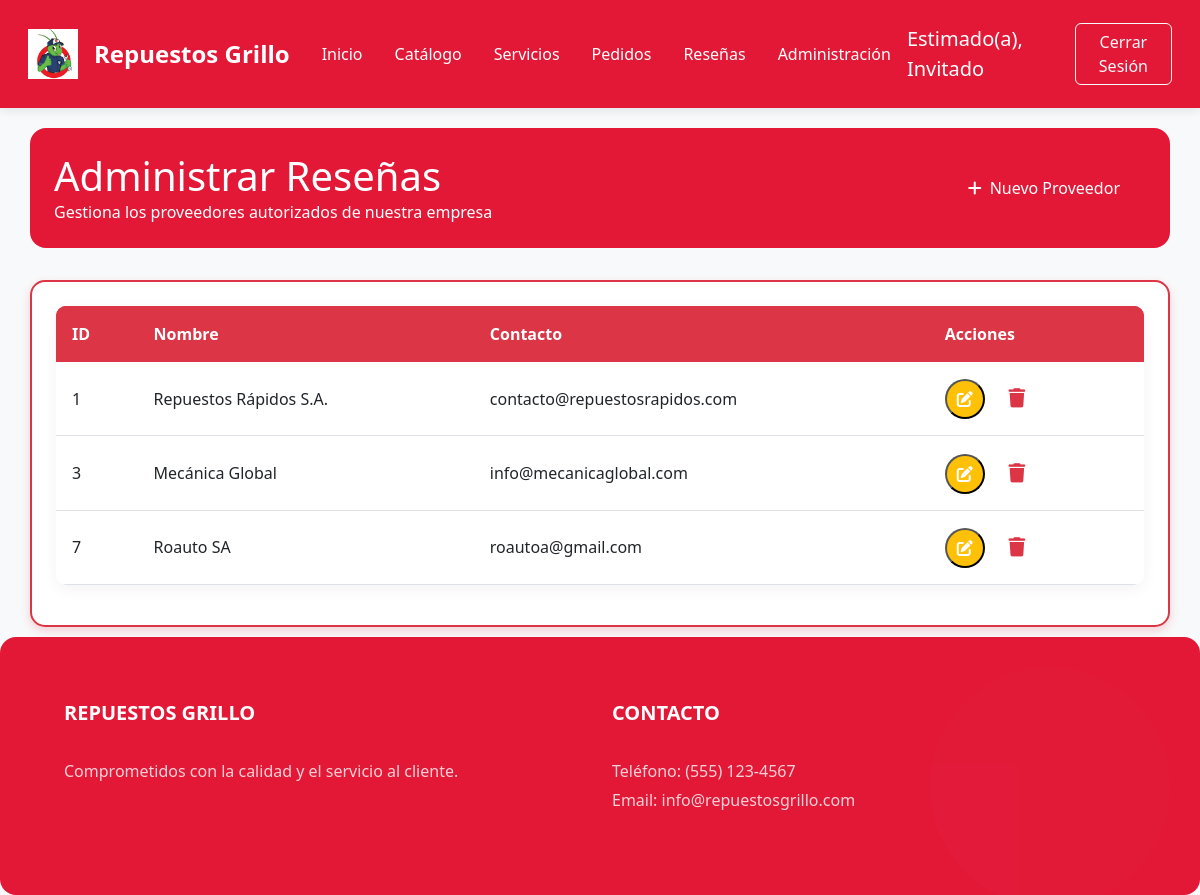
The page /View/Proveedores/AdministrarProveedores.php (signed in) on the database its author committed.
### tables this page shows
CREATE TABLE `tbl_proveedores` (
  `IdProveedor` int(11) NOT NULL AUTO_INCREMENT,
  `Nombre` varchar(45) NOT NULL,
  `Contacto` varchar(45) NOT NULL,
  PRIMARY KEY (`IdProveedor`)
);

### Model/ProveedoresModel.php (called while the page is built, shortened)
<?php
function ConsultarProveedores()
{
    try {
        $context = AbrirBaseDatos();
        $sentencia = "CALL SP_ConsultarProveedores()";
        $resultado = $context->query($sentencia);
        return $resultado;
    } catch (Exception $error) {
        return null;
    }
}
?>

### View/Proveedores/AdministrarProveedores.php (the view, shortened to what this page needs)
<?php
    include_once $_SERVER["DOCUMENT_ROOT"] . "/ProyectoAmbienteWeb/Model/ProveedoresModel.php";
    include_once $_SERVER["DOCUMENT_ROOT"] . "/ProyectoAmbienteWeb/View/layoutInterno.php";
?>
<!DOCTYPE html>
<html lang="es">
<body>
    <div class="container content">
        <div class="admin-header">
            <div class="row align-items-center">
                <div class="col-md-8">
                    <h1 class="mb-0">Administrar Reseñas</h1>
                    <p class="mb-0">Gestiona los proveedores autorizados de nuestra empresa</p>
                </div>
                <div class="col-md-4 text-md-end mt-3 mt-md-0">
                    <button type="button" class="btn btn-custom" onclick="window.location.href='CrearProveedores.php';">
                        <i class="fas fa-plus me-2"></i>Nuevo Proveedor
                    </button>
                </div>
            </div>
        </div>
        <div class="card card-custom">
            <div class="card-body">
                <div class="table-container">
                    <table class="table table-custom table-hover">
                        <thead>
                            <tr>
                                <th>ID</th>
                                <th>Nombre</th>
                                <th>Contacto</th>
                                <th>Acciones</th>
                            </tr>
                        </thead>
                        <tbody>
                            <?php
        $proveedores = ConsultarProveedores();
        if ($proveedores && $proveedores->num_rows > 0) {
            while ($row = $proveedores->fetch_assoc()) {
                echo "<tr>";
                echo "<td>" . $row['IdProveedor'] . "</td>";
                echo "<td>" . $row['Nombre'] . "</td>";
                echo "<td>" . $row['Contacto'] . "</td>";
                echo "<td>
                        <form action='EditarProveedor.php' method='GET' style='display:inline;'>
                            <input type='hidden' name='idProveedor' value='" . $row['IdProveedor'] . "'>
                            <button type='submit' class='action-btn edit-btn'>
                                <i class='fas fa-edit'></i>
                            </button>
                        </form>
                        <form action='' method='POST' style='display:inline;'>
                            <input type='hidden' name='idProveedor' value='" . $row['IdProveedor'] . "'>
                            <button type='submit' class='action-btn delete-btn' name='btnEliminar' onclick='return confirm(\"¿Estás seguro de que quieres eliminar este producto?\");'>
                                <i class='fas fa-trash'></i>
                            </button>
                        </form>
                      </td>";
                echo "</tr>";
            }
        } else {
            echo "<tr><td colspan='7' class='text-center'>No hay Productos registrados</td></tr>";
        }
    ?>
                        </tbody>
                    </table>
                </div>
            </div>
        </div>
    </div>

### View/Styles/estilos.css (style rules this page uses)
:root { --primary-color: #e31837; --secondary-color: #1a1a1a; --accent-color: #f8d7da; --text-light: #ffffff; --text-dark: #333333; --gray-light: #f8f9fa; --transition: all 0.3s ease; }
* { margin: 0; padding: 0; box-sizing: border-box; }
body { display: flex; flex-direction: column; min-height: 100vh; background-color: var(--gray-light); font-family: 'Segoe UI', Tahoma, Geneva, Verdana, sans-serif; }
.content { flex: 1 0 auto; padding: 3rem 0; }
.card-custom { border-radius: 1rem; box-shadow: 0 4px 15px rgba(0,0,0,0.05); transition: var(--transition); border: none; overflow: hidden; }
.card-custom .card-body { padding: 1.5rem; }
.btn-custom { background: var(--primary-color); color: var(--text-light); padding: 0.7rem 1.5rem; border-radius: 2rem; font-weight: 500; transition: var(--transition); border: 2px solid var(--primary-color); }
.card-custom { animation: fadeIn 0.5s ease-out; }

### View/Styles/productos.css (style rules this page uses)
.admin-header { background: var(--primary-color); color: var(--text-light); padding: 1.5rem; border-radius: 1rem; margin-bottom: 2rem; }
.table-custom { background: white; border-radius: 1rem; overflow: hidden; box-shadow: 0 4px 15px rgba(0, 0, 0, 0.05); }
.table-custom thead { background: var(--primary-color); color: var(--text-light); }
.table-custom th { padding: 1rem; font-weight: 500; }
.table-custom td { vertical-align: middle; padding: 1rem; }
.action-btn { width: 40px; height: 40px; display: inline-flex; align-items: center; justify-content: center; border-radius: 50%; margin-right: 0.5rem; transition: var(--transition); }
.edit-btn { background: #ffc107; color: white; }
.delete-btn { background: #dc3545; color: white; }

### View/Styles/servicios.css (style rules this page uses)
.container.content { padding-top: 20px; padding-bottom: 10px; }
.row:last-child { margin-bottom: 0; }

### View/Styles/catalogo.css (style rules this page uses)
.card-body { min-height: 120px; }

### View/Styles/carrito.css (style rules this page uses)
.card-custom { border: 2px solid #dc3545; border-radius: 15px; box-shadow: 0 4px 10px rgba(220, 53, 69, 0.2); }
.table-custom { border-radius: 10px; overflow: hidden; }
.table-custom thead th { background-color: #dc3545; color: white !important; font-weight: bold; border: none; }
.table-custom tbody td { color: #212529; vertical-align: middle; }
.delete-btn { background-color: transparent; border: none; color: #dc3545; font-size: 1.2rem; }

### rows shown on the page
tbl_proveedores: IdProveedor "1", Nombre "Repuestos Rápidos S.A.", Contacto "contacto@repuestosrapidos.com"
tbl_proveedores: IdProveedor "3", Nombre "Mecánica Global", Contacto "info@mecanicaglobal.com"
tbl_proveedores: IdProveedor "7", Nombre "Roauto SA", Contacto "roautoa@gmail.com"

### other values the page prints
$nombreParaMostrar "Invitado"
